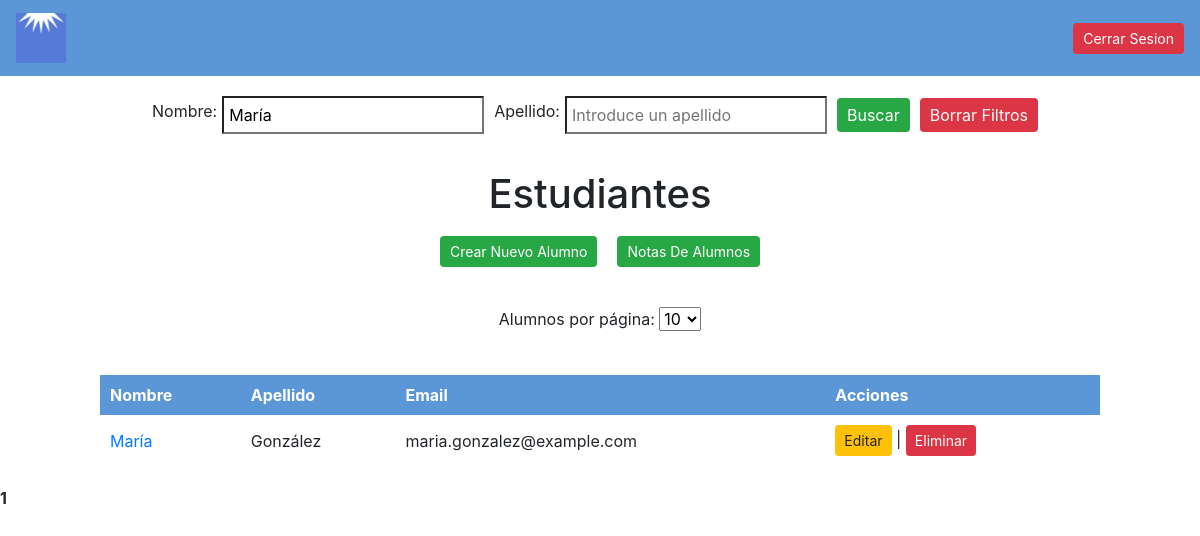
Screenshot of /view/gestionUsers.php?nombre=María (signed in) with the database file from the repository.
### tables this page shows
CREATE TABLE tbl_alumnos (
    id_alu INT AUTO_INCREMENT PRIMARY KEY not null,
    username_usu VARCHAR(50) NOT NULL,
    dni_alu char(9) NOT NULL,
    nombre_alu VARCHAR(30) NOT NULL,
    apellido_alu VARCHAR(50) NOT NULL,
    fecha_nacimiento DATE NOT NULL,
    email_alu VARCHAR(100) NOT NULL,
    telefono_alu VARCHAR(15),
    direccion_alu VARCHAR(255)
);

### view/gestionUsers.php (the view, shortened to what this page needs)
<?php
    $nombreFiltro = isset($_GET['nombre']) ? $_GET['nombre'] : '';
    $apellidoFiltro = isset($_GET['apellido']) ? $_GET['apellido'] : '';
    $alumnosPorPagina = isset($_GET['alumnosPorPagina']) ? (int)$_GET['alumnosPorPagina'] : 10;
    $paginaActual = isset($_GET['pagina']) ? (int)$_GET['pagina'] : 1;
    $offset = ($paginaActual - 1) * $alumnosPorPagina;
?>
<!DOCTYPE html>
<html lang="en">
<head>
    <link rel="stylesheet" type="text/css" href="./../css/styles.css">
    <link rel="stylesheet" href="https://cdn.jsdelivr.net/npm/sweetalert2@11.14.5/dist/sweetalert2.min.css">
</head>
<body>
    <nav class="navbar">
        <a class="navbar-brand" href="#">
            <img src="../img/LogoEscuela.jpeg" alt="Logo" id="logo">
        </a>
        <a href="cerrarSesion.php"><button class='btn btn-danger btn-sm'>Cerrar Sesion</button></a>
    </nav>
    <div class="search-container">
        <form class="search-form" role="search" method="GET" action="">
            <label>Nombre:</label>
            <input type="search" name="nombre" placeholder="Introduce un nombre" value="<?php echo htmlspecialchars($nombreFiltro); ?>">
            <label>Apellido:</label>
            <input type="search" name="apellido" placeholder="Introduce un apellido" value="<?php echo htmlspecialchars($apellidoFiltro); ?>">
            <button type="submit">Buscar</button>
            <button type="button" onclick="window.location.href='gestionUsers.php'">Borrar Filtros</button>
        </form>
    </div>
    <h1>Estudiantes</h1>
    <div class="buttons-container">
        <a href="crearAlumno.php"><button class="btn btn-success btn-sm">Crear Nuevo Alumno</button></a>
        <a href="vistaNotas.php"><button class="btn btn-info btn-sm">Notas De Alumnos</button></a>
    </div>
    <div class="pagination-control">
        <form method="GET" action="">
            <label for="alumnosPorPagina">Alumnos por página:</label>
            <select name="alumnosPorPagina" id="alumnosPorPagina" onchange="this.form.submit()">
                <option value="10" <?php if ($alumnosPorPagina == 10) echo 'selected'; ?>>10</option>
            </select>
        </form>
    </div>
    <?php
    try {
        include '../database/conexion.php';
        $sql = "SELECT * FROM tbl_alumnos WHERE nombre_alu LIKE ? AND apellido_alu LIKE ? LIMIT ?, ?";
        $stmt = mysqli_prepare($conexion, $sql);
        $nombreFiltroConsulta = "$nombreFiltro%";
        $apellidoFiltroConsulta = "$apellidoFiltro%";
        mysqli_stmt_bind_param($stmt, "ssii", $nombreFiltroConsulta, $apellidoFiltroConsulta, $offset, $alumnosPorPagina);
        if (!mysqli_stmt_execute($stmt)) {
            throw new Exception("Error al ejecutar la consulta: " . mysqli_stmt_error($stmt));
        }
        $result = mysqli_stmt_get_result($stmt);
        if (mysqli_num_rows($result) > 0) {
            echo "<table><tr><th>Nombre</th><th>Apellido</th><th class='email'>Email</th><th>Acciones</th></tr>";
            while($row = mysqli_fetch_assoc($result)) {
                $id = $row['id_alu'];
                $nombre = $row['nombre_alu'];
                echo "<tr><td><a href='notaAlumno.php?id={$id}'>$nombre</a></td><td>{$row['apellido_alu']}</td><td class='email'>{$row['email_alu']}</td>";
                echo "<td><a href='editarAlumno.php?id={$row['id_alu']}' class='btn btn-warning btn-sm'>Editar</a> | ";
                echo "<a href='#' class='btn btn-danger btn-sm delete-link' data-id='{$row['id_alu']}' data-toggle='modal' data-target='#confirmDeleteModal'>Eliminar</a></td></tr>";
            }
            echo "</table>";
        } else {
            echo "No hay alumnos.";
        }
        $totalAlumnosResult = mysqli_query($conexion, "SELECT COUNT(*) as total FROM tbl_alumnos");
        $totalAlumnos = mysqli_fetch_assoc($totalAlumnosResult)['total'];
        $totalPaginas = ceil($totalAlumnos / $alumnosPorPagina);
        echo "<div class='pagination'>";
        for ($i = 1; $i <= $totalPaginas; $i++) {
            if ($i == $paginaActual) {
                echo "<strong>$i</strong> ";
            } else {
                echo "<a href='?pagina=$i&alumnosPorPagina=$alumnosPorPagina&nombre=$nombreFiltro&apellido=$apellidoFiltro'>$i</a> ";
            }
        }
        echo "</div>";
    } catch (Exception $e) {
        echo "Se produjo un error: " . $e->getMessage();
    }
    ?>
    <link href="https://stackpath.bootstrapcdn.com/bootstrap/4.5.2/css/bootstrap.min.css" rel="stylesheet">
</body>

### css/styles.css (style rules this page uses)
body { font-family: Arial, sans-serif; background-color: #f4f4f4; margin: 0; padding: 0; overflow: auto; overflow-y: auto; }
.navbar { display: flex; justify-content: space-between; align-items: center; padding: 5px 10px; background-color: #5b97d7; }
.navbar .navbar-brand, .navbar .nav-link { color: white; }
.navbar .btn { margin: 5px 0; background-color: #dc3545; color: white; border: none; border-radius: 4px; padding: 5px 10px; cursor: pointer; }
.search-container { display: flex; justify-content: center; margin: 20px 0; }
.search-form { display: flex; align-items: center; justify-content: center; flex-wrap: wrap; }
.search-form label { margin-right: 5px; }
.search-form input { margin-right: 10px; padding: 5px; }
.search-form button { padding: 5px 10px; background-color: #28a745; color: white; border: none; border-radius: 4px; cursor: pointer; margin-right: 10px; }
.search-form button:last-child { background-color: #dc3545; }
h1 { text-align: center; margin-top: 30px; margin-bottom: 20px; }
.buttons-container { display: flex; justify-content: center; margin-bottom: 30px; flex-wrap: wrap; }
.buttons-container a { margin: 10px; }
.buttons-container .btn-success, .buttons-container .btn-info { background-color: #28a745; color: white; padding: 5px 10px; border-radius: 4px; cursor: pointer; border: none; }
table { width: 90%; max-width: 1000px; border-collapse: collapse; margin: 20px auto; }
th, td { padding: 10px; text-align: left; }
th { background-color: #5b97d7; color: white; }
td.email { display: table-cell; }
a { color: #007BFF; text-decoration: none; }
.pagination { text-align: center; margin: 20px 0; }
#logo { max-width: 50px; height: auto; }
.pagination-control { display: flex; justify-content: center; align-items: center; margin: 20px 0; }

### rows the page displays
tbl_alumnos: nombre_alu "María", apellido_alu "González", email_alu "maria.gonzalez@example.com"
